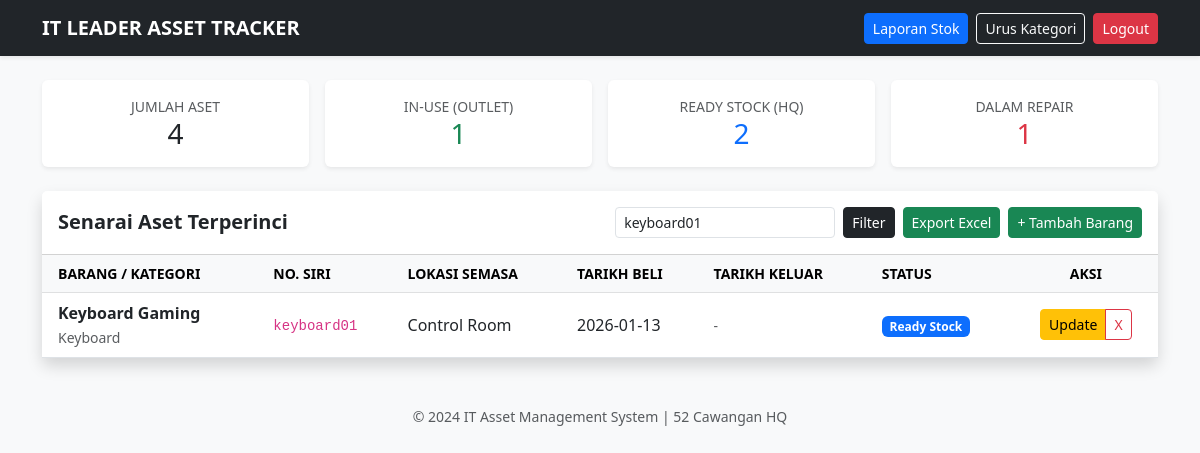
Page /index.php?cari=keyboard01 (signed in) on the committed database.
### tables this page shows
CREATE TABLE IF NOT EXISTS `aset` (
  `id` int NOT NULL AUTO_INCREMENT,
  `nama_barang` varchar(100) DEFAULT NULL,
  `kategori` varchar(50) DEFAULT NULL,
  `no_siri` varchar(50) DEFAULT NULL,
  `lokasi_asal` varchar(100) DEFAULT NULL,
  `lokasi_sekarang` varchar(100) DEFAULT NULL,
  `status` varchar(50) DEFAULT NULL,
  `tarikh_update` timestamp NULL DEFAULT CURRENT_TIMESTAMP ON UPDATE CURRENT_TIMESTAMP,
  `tarikh_masuk` date DEFAULT NULL,
  `tarikh_keluar` date DEFAULT NULL,
  PRIMARY KEY (`id`)
);

### index.php (the view, shortened to what this page needs)
<?php
include('config.php');
?>
<!DOCTYPE html>
<html lang="ms">
<head>
    <link href="https://cdn.jsdelivr.net/npm/bootstrap@5.3.0/dist/css/bootstrap.min.css" rel="stylesheet">
</head>
<body class="bg-light">
    <nav class="navbar navbar-dark bg-dark mb-4 shadow-sm">
        <div class="container">
            <span class="navbar-brand fw-bold">IT LEADER ASSET TRACKER</span>
            <div class="d-flex">
                <a href="laporan.php" class="btn btn-primary btn-sm me-2">Laporan Stok</a>
                <a href="kategori.php" class="btn btn-outline-light btn-sm me-2">Urus Kategori</a>
                <a href="logout.php" class="btn btn-danger btn-sm">Logout</a>
            </div>
        </div>
    </nav>
    <div class="container">
        <?php
        $count_all = mysqli_num_rows(mysqli_query($koneksi, "SELECT id FROM aset"));
        $count_in_use = mysqli_num_rows(mysqli_query($koneksi, "SELECT id FROM aset WHERE status='In-Use'"));
        $count_ready = mysqli_num_rows(mysqli_query($koneksi, "SELECT id FROM aset WHERE status='Ready Stock'"));
        $count_repair = mysqli_num_rows(mysqli_query($koneksi, "SELECT id FROM aset WHERE status='Repair'"));
        ?>
        <div class="row mb-4 g-3 text-center">
            <div class="col-md-3">
                <div class="card p-3 shadow-sm border-0 card-stats border-dark h-100">
                    <small class="text-muted text-uppercase">Jumlah Aset</small>
                    <h3 class="mb-0 text-dark"><?php echo $count_all; ?></h3>
                </div>
            </div>
            <div class="col-md-3">
                <div class="card p-3 shadow-sm border-0 card-stats border-success h-100">
                    <small class="text-muted text-uppercase">In-Use (Outlet)</small>
                    <h3 class="mb-0 text-success"><?php echo $count_in_use; ?></h3>
                </div>
            </div>
            <div class="col-md-3">
                <div class="card p-3 shadow-sm border-0 card-stats border-primary h-100">
                    <small class="text-muted text-uppercase">Ready Stock (HQ)</small>
                    <h3 class="mb-0 text-primary"><?php echo $count_ready; ?></h3>
                </div>
            </div>
            <div class="col-md-3">
                <div class="card p-3 shadow-sm border-0 card-stats border-danger h-100">
                    <small class="text-muted text-uppercase">Dalam Repair</small>
                    <h3 class="mb-0 text-danger"><?php echo $count_repair; ?></h3>
                </div>
            </div>
        </div>
        <div class="card shadow border-0">
            <div class="card-header bg-white py-3 d-flex justify-content-between align-items-center">
                <h5 class="mb-0 fw-bold">Senarai Aset Terperinci</h5>
                <div class="d-flex">
                    <form method="GET" class="d-flex me-2">
                        <input type="text" name="cari" class="form-control form-control-sm me-2" placeholder="Cari S/N, Lokasi..." value="<?php echo isset($_GET['cari']) ? $_GET['cari'] : ''; ?>">
                        <button class="btn btn-dark btn-sm">Filter</button>
                    </form>
                    <a href="export.php" class="btn btn-success btn-sm me-2">Export Excel</a>
                    <a href="tambah.php" class="btn btn-success btn-sm">+ Tambah Barang</a>
                </div>
            </div>
            <div class="card-body p-0">
                <div class="table-responsive">
                    <table class="table table-hover table-middle mb-0">
                        <thead class="table-light text-uppercase small">
                            <tr>
                                <th class="ps-3">Barang / Kategori</th>
                                <th>No. Siri</th>
                                <th>Lokasi Semasa</th>
                                <th>Tarikh Beli</th>
                                <th>Tarikh Keluar</th>
                                <th>Status</th>
                                <th class="text-center">Aksi</th>
                            </tr>
                        </thead>
                        <tbody>
                            <?php
                            $where = "";
                            if(isset($_GET['cari']) && $_GET['cari'] != '') {
                                $c = mysqli_real_escape_string($koneksi, $_GET['cari']);
                                $where = " WHERE no_siri LIKE '%$c%' OR lokasi_sekarang LIKE '%$c%' OR nama_barang LIKE '%$c%'";
                            }
                            $q = mysqli_query($koneksi, "SELECT * FROM aset $where ORDER BY id DESC");
                            while($row = mysqli_fetch_array($q)){
                                $badge_class = "bg-secondary";
                                if($row['status'] == 'Ready Stock') $badge_class = "bg-primary text-white";
                                $tkh_out = ($row['tarikh_keluar'] == '0000-00-00' || $row['tarikh_keluar'] == null) ? '<span class="text-muted small">-</span>' : $row['tarikh_keluar'];
                                echo "<tr>
                                    <td class='ps-3'>
                                        <div class='fw-bold'>".$row['nama_barang']."</div>
                                        <small class='text-muted'>".$row['kategori']."</small>
                                    </td>
                                    <td><code>".$row['no_siri']."</code></td>
                                    <td>".$row['lokasi_sekarang']."</td>
                                    <td>".$row['tarikh_masuk']."</td>
                                    <td>".$tkh_out."</td>
                                    <td><span class='badge $badge_class'>".$row['status']."</span></td>
                                    <td class='text-center py-3'>
                                        <div class='btn-group' role='group'>
                                            <a href='edit.php?id=".$row['id']."' class='btn btn-warning btn-sm'>Update</a>
                                            <a href='padam.php?id=".$row['id']."' class='btn btn-outline-danger btn-sm' onclick='return confirm(\"Padam rekod ini?\")'>X</a>
                                        </div>
                                    </td>
                                </tr>";
                            }
                            ?>
                        </tbody>
                    </table>
                </div>
            </div>
        </div>
        <footer class="text-center mt-5 mb-4 text-muted small">
            &copy; 2024 IT Asset Management System | 52 Cawangan HQ
        </footer>
    </div>
</body>
</html>

### index.php (style rules this page uses)
.card-stats { border-top: 5px solid; }
.table-middle td { vertical-align: middle; }

### rows in the picture
aset: nama_barang "Keyboard Gaming", kategori "Keyboard", no_siri "keyboard01", lokasi_sekarang "Control Room", tarikh_masuk "2026-01-13", status "Ready Stock"

### other values in the picture
$count_all "4"
$count_in_use "1"
$count_ready "2"
$count_repair "1"
